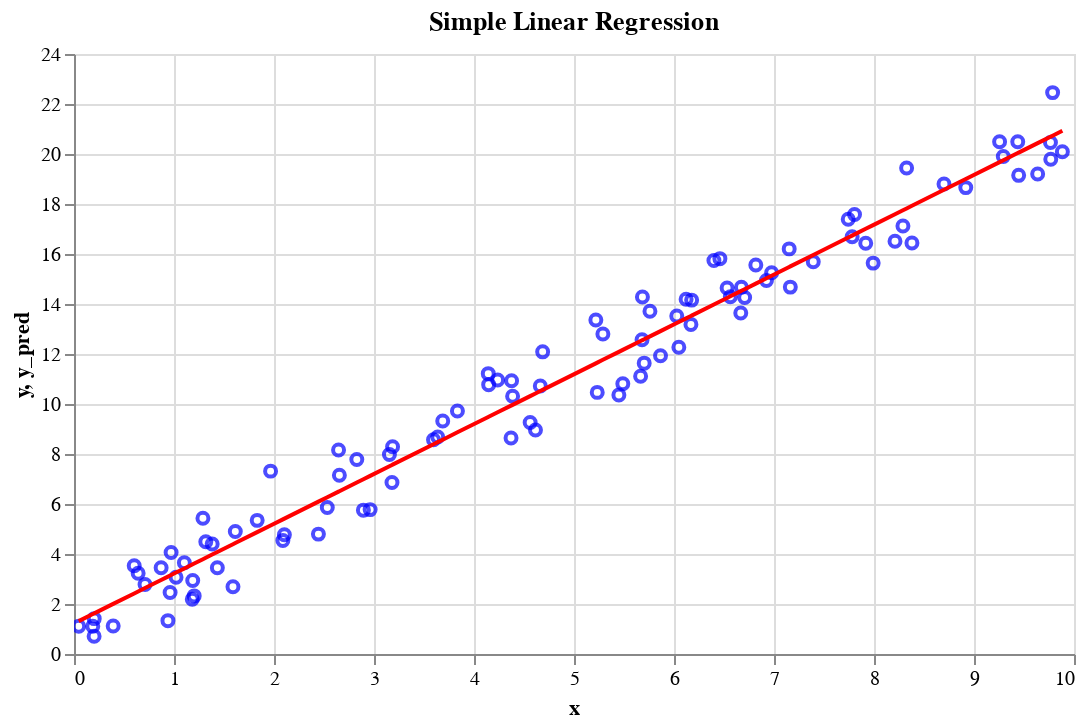

Source (notebook cell):
### Code cell
import polars as pl
import numpy as np
import altair as alt

# Step 1: Generate Data
np.random.seed(0)  # For reproducibility
x = np.random.rand(100) * 10  # Random values between 0 and 10
y = 2 * x + 1 + np.random.randn(100)  # Linear relation with some noise

# Create a Polars DataFrame
df = pl.DataFrame({"x": x, "y": y})

# Step 2: Implement Linear Regression


def linear_regression(df):
    x_mean = df["x"].mean()
    y_mean = df["y"].mean()

    # Calculate the numerator and denominator for the slope (m)
    numerator = ((df["x"] - x_mean) * (df["y"] - y_mean)).sum()
    denominator = ((df["x"] - x_mean) ** 2).sum()

    m = numerator / denominator  # Slope
    b = y_mean - m * x_mean  # Intercept

    return m, b


# Fit the model
m, b = linear_regression(df)

# Step 3: Make Predictions
df = df.with_columns((pl.col("x") * m + b).alias("y_pred"))

# Step 4: Visualize Data with Altair
scatter = alt.Chart(df).mark_point(color='blue').encode(
    x='x',
    y='y',
    tooltip=['x', 'y']
).properties(title='Simple Linear Regression', width=500).interactive()

line = alt.Chart(df).mark_line(color='red').encode(
    x='x',
    y='y_pred',
    tooltip=['x', 'y_pred']
)

# Combine the scatter and line charts
chart = scatter + line

display(df.sort('x'))
display(chart)

# Output the coefficients
print(f"Slope (m): {m}")
print(f"Intercept (b): {b}")

### Figure 1 — Vega-Lite specification as saved in the notebook (floating-point values rounded to 4 significant figures)
{"config": {"view": {"continuousWidth": 300, "continuousHeight": 300}}, "layer": [{"mark": {"type": "point", "color": "blue"}, "encoding": {"tooltip": [{"field": "x", "type": "quantitative"}, {"field": "y", "type": "quantitative"}], "x": {"field": "x", "type": "quantitative"}, "y": {"field": "y", "type": "quantitative"}}, "name": "view_4", "title": "Simple Linear Regression"}, {"mark": {"type": "line", "color": "red"}, "encoding": {"tooltip": [{"field": "x", "type": "quantitative"}, {"field": "y_pred", "type": "quantitative"}], "x": {"field": "x", "type": "quantitative"}, "y": {"field": "y_pred", "type": "quantitative"}}}], "data": {"name": "data-664bf2066a9e4882746763eb0e322224"}, "params": [{"name": "param_9", "select": {"type": "interval", "encodings": ["x", "y"]}, "bind": "scales", "views": ["view_4"]}], "width": 500, "$schema": "https://vega.github.io/schema/vega-lite/v5.20.1.json", "datasets": {"data-664bf2066a9e4882746763eb0e322224": [{"x": 5.488, "y": 10.81, "y_pred": 12.16}, {"x": 7.152, "y": 16.2, "y_pred": 15.48}, {"x": 6.028, "y": 13.52, "y_pred": 13.24}, {"x": 5.449, "y": 10.36, "y_pred": 12.09}, {"x": 4.237, "y": 10.96, "y_pred": 9.669}, {"x": 6.459, "y": 15.81, "y_pred": 14.1}, {"x": 4.376, "y": 10.93, "y_pred": 9.946}, {"x": 8.918, "y": 18.66, "y_pred": 19.0}, {"x": 9.637, "y": 19.2, "y_pred": 20.43}, {"x": 3.834, "y": 9.723, "y_pred": 8.867}, {"x": 7.917, "y": 16.43, "y_pred": 17.01}, {"x": 5.289, "y": 12.8, "y_pred": 11.77}, {"x": 5.68, "y": 12.57, "y_pred": 12.55}, {"x": 9.256, "y": 20.49, "y_pred": 19.68}, {"x": 0.7104, "y": 2.777, "y_pred": 2.638}, {"x": 0.8713, "y": 3.449, "y_pred": 2.959}, {"x": 0.2022, "y": 1.415, "y_pred": 1.625}, {"x": 8.326, "y": 19.44, "y_pred": 17.82}, {"x": 7.782, "y": 16.69, "y_pred": 16.74}, {"x": 8.7, "y": 18.8, "y_pred": 18.57}, {"x": 9.786, "y": 22.46, "y_pred": 20.73}, {"x": 7.992, "y": 15.64, "y_pred": 17.15}, {"x": 4.615, "y": 8.959, "y_pred": 10.42}, {"x": 7.805, "y": 17.58, "y_pred": 16.78}, {"x": 1.183, "y": 2.192, "y_pred": 3.58}, {"x": 6.399, "y": 15.74, "y_pred": 13.98}, {"x": 1.434, "y": 3.453, "y_pred": 4.08}, {"x": 9.447, "y": 19.15, "y_pred": 20.06}, {"x": 5.218, "y": 13.36, "y_pred": 11.63}, {"x": 4.147, "y": 10.77, "y_pred": 9.489}, {"x": 2.646, "y": 8.159, "y_pred": 6.497}, {"x": 7.742, "y": 17.39, "y_pred": 16.66}, {"x": 4.562, "y": 9.262, "y_pred": 10.32}, {"x": 5.684, "y": 14.28, "y_pred": 12.55}, {"x": 0.1879, "y": 1.108, "y_pred": 1.597}, {"x": 6.176, "y": 14.16, "y_pred": 13.54}, {"x": 6.121, "y": 14.19, "y_pred": 13.43}, {"x": 6.169, "y": 13.18, "y_pred": 13.52}, {"x": 9.437, "y": 20.49, "y_pred": 20.04}, {"x": 6.818, "y": 15.56, "y_pred": 14.82}, {"x": 3.595, "y": 8.567, "y_pred": 8.39}, {"x": 4.37, "y": 8.641, "y_pred": 9.935}, {"x": 6.976, "y": 15.25, "y_pred": 15.13}, {"x": 0.6023, "y": 3.531, "y_pred": 2.423}, {"x": 6.668, "y": 13.64, "y_pred": 14.52}, {"x": 6.706, "y": 14.26, "y_pred": 14.59}, {"x": 2.104, "y": 4.772, "y_pred": 5.417}, {"x": 1.289, "y": 5.428, "y_pred": 3.793}, {"x": 3.154, "y": 7.981, "y_pred": 7.511}, {"x": 3.637, "y": 8.682, "y_pred": 8.473}, {"x": 5.702, "y": 11.63, "y_pred": 12.59}, {"x": 4.386, "y": 10.31, "y_pred": 9.967}, {"x": 9.884, "y": 20.09, "y_pred": 20.93}, {"x": 1.02, "y": 3.073, "y_pred": 3.257}, {"x": 2.089, "y": 4.542, "y_pred": 5.387}, {"x": 1.613, "y": 4.903, "y_pred": 4.438}, {"x": 6.531, "y": 14.64, "y_pred": 14.24}, {"x": 2.533, "y": 5.858, "y_pred": 6.272}, {"x": 4.663, "y": 10.72, "y_pred": 10.52}, {"x": 2.444, "y": 4.795, "y_pred": 6.095}, {"x": 1.59, "y": 2.688, "y_pred": 4.392}, {"x": 1.104, "y": 3.647, "y_pred": 3.423}, {"x": 6.563, "y": 14.29, "y_pred": 14.31}, {"x": 1.382, "y": 4.399, "y_pred": 3.977}, {"x": 1.966, "y": 7.315, "y_pred": 5.141}, {"x": 3.687, "y": 9.319, "y_pred": 8.573}, {"x": 8.21, "y": 16.51, "y_pred": 17.59}, {"x": 0.971, "y": 4.059, "y_pred": 3.158}, {"x": 8.379, "y": 16.44, "y_pred": 17.93}, {"x": 0.961, "y": 2.46, "y_pred": 3.138}, {"x": 9.765, "y": 20.46, "y_pred": 20.69}, {"x": 4.687, "y": 12.09, "y_pred": 10.57}, {"x": 9.768, "y": 19.79, "y_pred": 20.7}, {"x": 6.048, "y": 12.27, "y_pred": 13.28}, {"x": 7.393, "y": 15.69, "y_pred": 15.96}, {"x": 0.3919, "y": 1.12, "y_pred": 2.003}, {"x": 2.828, "y": 7.783, "y_pred": 6.86}, {"x": 1.202, "y": 2.324, "y_pred": 3.619}, {"x": 2.961, "y": 5.775, "y_pred": 7.126}, {"x": 1.187, "y": 2.937, "y_pred": 3.589}, {"x": 3.18, "y": 6.862, "y_pred": 7.562}, {"x": 4.143, "y": 11.21, "y_pred": 9.481}, {"x": 0.6415, "y": 3.232, "y_pred": 2.501}, {"x": 6.925, "y": 14.94, "y_pred": 15.03}, {"x": 5.666, "y": 11.11, "y_pred": 12.52}, {"x": 2.654, "y": 7.152, "y_pred": 6.513}, {"x": 5.232, "y": 10.46, "y_pred": 11.65}, {"x": 0.9394, "y": 1.334, "y_pred": 3.095}, {"x": 5.759, "y": 13.71, "y_pred": 12.7}, {"x": 9.293, "y": 19.9, "y_pred": 19.75}, {"x": 3.186, "y": 8.292, "y_pred": 7.573}, {"x": 6.674, "y": 14.67, "y_pred": 14.53}, {"x": 1.318, "y": 4.493, "y_pred": 3.85}, {"x": 7.163, "y": 14.68, "y_pred": 15.5}, {"x": 2.894, "y": 5.754, "y_pred": 6.992}, {"x": 1.832, "y": 5.345, "y_pred": 4.874}, {"x": 5.865, "y": 11.93, "y_pred": 12.92}, {"x": 0.2011, "y": 0.7126, "y_pred": 1.623}, {"x": 8.289, "y": 17.12, "y_pred": 17.75}, {"x": 0.04695, "y": 1.111, "y_pred": 1.316}]}}
